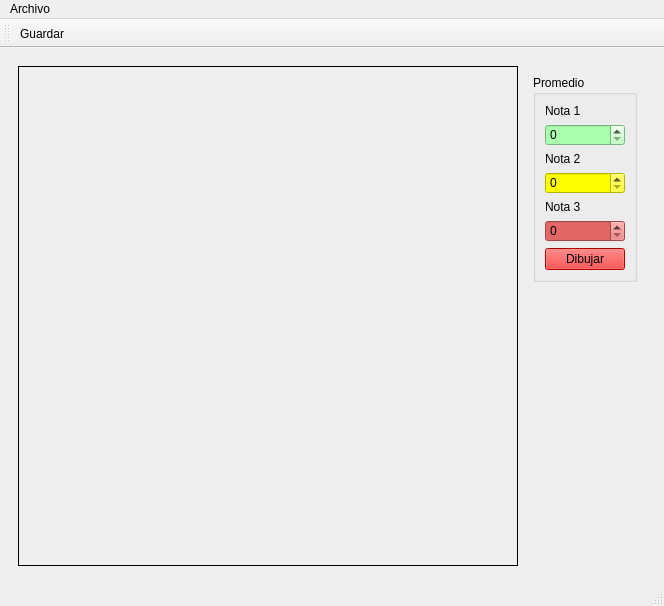
<?xml version="1.0" encoding="UTF-8"?>
<ui version="4.0">
 <class>Principal</class>
 <widget class="QMainWindow" name="Principal">
  <property name="geometry">
   <rect>
    <x>0</x>
    <y>0</y>
    <width>664</width>
    <height>585</height>
   </rect>
  </property>
  <property name="maximumSize">
   <size>
    <width>664</width>
    <height>585</height>
   </size>
  </property>
  <property name="windowTitle">
   <string>Principal</string>
  </property>
  <property name="windowIcon">
   <iconset resource="Recursos.qrc">
    <normaloff>:/imagenes/Recursos/estadisticas.png</normaloff>:/imagenes/Recursos/estadisticas.png</iconset>
  </property>
  <widget class="QWidget" name="centralwidget">
   <layout class="QVBoxLayout" name="verticalLayout_3">
    <item>
     <widget class="QWidget" name="widget" native="true">
      <layout class="QHBoxLayout" name="horizontalLayout">
       <item>
        <widget class="QLabel" name="cuadro">
         <property name="sizePolicy">
          <sizepolicy hsizetype="Preferred" vsizetype="Preferred">
           <horstretch>0</horstretch>
           <verstretch>0</verstretch>
          </sizepolicy>
         </property>
         <property name="minimumSize">
          <size>
           <width>500</width>
           <height>500</height>
          </size>
         </property>
         <property name="maximumSize">
          <size>
           <width>500</width>
           <height>500</height>
          </size>
         </property>
         <property name="mouseTracking">
          <bool>false</bool>
         </property>
         <property name="tabletTracking">
          <bool>false</bool>
         </property>
         <property name="focusPolicy">
          <enum>Qt::WheelFocus</enum>
         </property>
         <property name="contextMenuPolicy">
          <enum>Qt::NoContextMenu</enum>
         </property>
         <property name="styleSheet">
          <string notr="true">border-color: rgb(0, 0, 0);</string>
         </property>
         <property name="frameShape">
          <enum>QFrame::Box</enum>
         </property>
         <property name="text">
          <string/>
         </property>
         <property name="alignment">
          <set>Qt::AlignLeading|Qt::AlignLeft|Qt::AlignTop</set>
         </property>
         <property name="wordWrap">
          <bool>false</bool>
         </property>
         <property name="margin">
          <number>0</number>
         </property>
        </widget>
       </item>
       <item>
        <widget class="QWidget" name="widget_3" native="true">
         <layout class="QVBoxLayout" name="verticalLayout_2">
          <item>
           <widget class="QGroupBox" name="groupBox">
            <property name="title">
             <string>Promedio</string>
            </property>
            <layout class="QVBoxLayout" name="verticalLayout">
             <item>
              <widget class="QLabel" name="label">
               <property name="text">
                <string>Nota 1</string>
               </property>
              </widget>
             </item>
             <item>
              <widget class="QSpinBox" name="inNota1">
               <property name="styleSheet">
                <string notr="true">background-color: rgb(170, 253, 173);</string>
               </property>
               <property name="maximum">
                <number>400</number>
               </property>
              </widget>
             </item>
             <item>
              <widget class="QLabel" name="label_2">
               <property name="text">
                <string>Nota 2</string>
               </property>
              </widget>
             </item>
             <item>
              <widget class="QSpinBox" name="inNota2">
               <property name="styleSheet">
                <string notr="true">background-color: rgb(255, 255, 0);</string>
               </property>
               <property name="maximum">
                <number>400</number>
               </property>
              </widget>
             </item>
             <item>
              <widget class="QLabel" name="label_3">
               <property name="text">
                <string>Nota 3</string>
               </property>
              </widget>
             </item>
             <item>
              <widget class="QSpinBox" name="inNota3">
               <property name="styleSheet">
                <string notr="true">background-color: rgb(227, 103, 103);</string>
               </property>
               <property name="maximum">
                <number>400</number>
               </property>
              </widget>
             </item>
             <item>
              <widget class="QPushButton" name="cmdDibujar">
               <property name="styleSheet">
                <string notr="true">background-color: rgb(255, 0, 0);</string>
               </property>
               <property name="text">
                <string>Dibujar</string>
               </property>
              </widget>
             </item>
            </layout>
           </widget>
          </item>
          <item>
           <spacer name="verticalSpacer">
            <property name="orientation">
             <enum>Qt::Vertical</enum>
            </property>
            <property name="sizeHint" stdset="0">
             <size>
              <width>20</width>
              <height>40</height>
             </size>
            </property>
           </spacer>
          </item>
         </layout>
        </widget>
       </item>
      </layout>
     </widget>
    </item>
    <item>
     <spacer name="verticalSpacer_2">
      <property name="orientation">
       <enum>Qt::Vertical</enum>
      </property>
      <property name="sizeHint" stdset="0">
       <size>
        <width>20</width>
        <height>40</height>
       </size>
      </property>
     </spacer>
    </item>
   </layout>
  </widget>
  <widget class="QMenuBar" name="menubar">
   <property name="geometry">
    <rect>
     <x>0</x>
     <y>0</y>
     <width>664</width>
     <height>21</height>
    </rect>
   </property>
   <widget class="QMenu" name="menuArchivo">
    <property name="title">
     <string>Archivo</string>
    </property>
    <addaction name="actionGuardar"/>
   </widget>
   <addaction name="menuArchivo"/>
  </widget>
  <widget class="QStatusBar" name="statusbar"/>
  <widget class="QToolBar" name="toolBar">
   <property name="windowTitle">
    <string>toolBar</string>
   </property>
   <attribute name="toolBarArea">
    <enum>TopToolBarArea</enum>
   </attribute>
   <attribute name="toolBarBreak">
    <bool>false</bool>
   </attribute>
   <addaction name="actionGuardar"/>
  </widget>
  <action name="actionGuardar">
   <property name="icon">
    <iconset resource="Recursos.qrc">
     <normaloff>:/imagenes/Recursos/disquete.png</normaloff>:/imagenes/Recursos/disquete.png</iconset>
   </property>
   <property name="text">
    <string>Guardar</string>
   </property>
  </action>
 </widget>
 <resources>
  <include location="Recursos.qrc"/>
 </resources>
 <connections/>
</ui>
